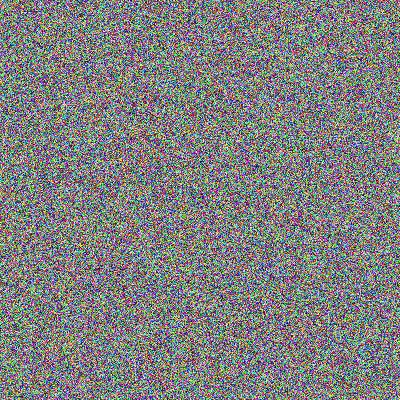
#> input picture Exercícios/Ficha 6/images/imageArt.jpg, 400 x 400 px, found by its file name
$ python ex3.py
#> lines starting #> are read from the running program, lines starting #| are printed output that depends on the picture
from PIL import Image

path_images = ".\\images\\"

def imageMoldura():
    imagem=Image.open(path_images+"imageArt.jpg")
#> imagem is the input picture: PIL image 400x400 RGB; mean R, G, B 127.3, 127.4, 127.6
    pixel_map=imagem.load()

    for i in range(imagem.width):
        for j in range(imagem.height):
            if j <20 or j > imagem.height-20:
                pixel_map[i,j]= (0, 0, 255)
            elif i <20 or i > imagem.height-20:
                pixel_map[i,j]= (0, 0, 255)
    imagem.show()
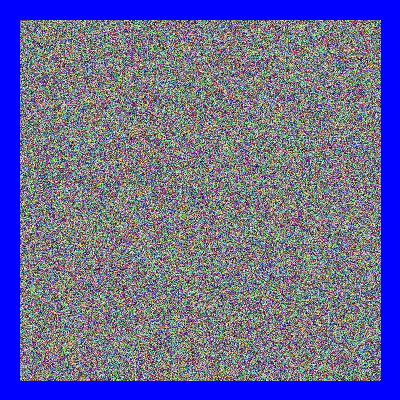
#> shown: PIL image 400x400 RGB; mean R, G, B 103.7, 103.7, 151.2
    imagem.save(path_images+'moldura.jpg')

imageMoldura()
